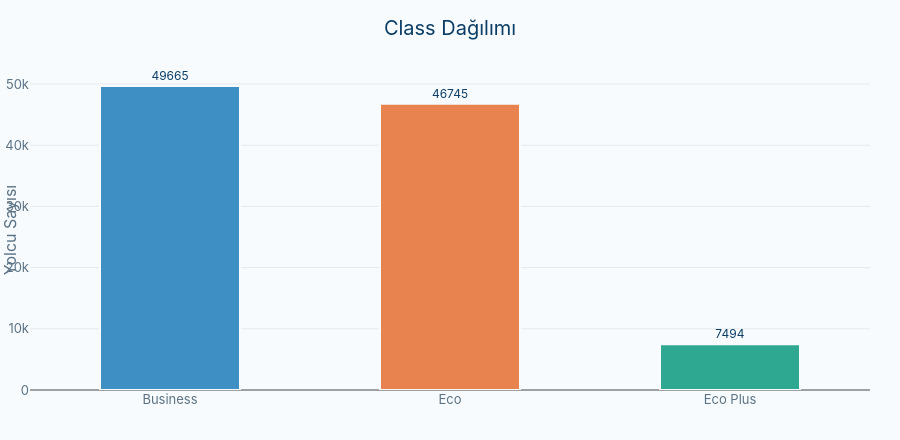

The notebook cell this image was saved under:
### Code cell
# ============================================================
# Class — Seyahat/Hizmet Sınıfı Dağılımı
# (demografik değil, seyahat özelliği olduğu için ayrı grafik)
# ============================================================
class_counts = df_train["Class"].value_counts()

fig_class = go.Figure(
    data=[
        go.Bar(
            x=class_counts.index,
            y=class_counts.values,
            marker=dict(color=AIRLINE_COLORS[: len(class_counts)], line=dict(color=AIRLINE_BG, width=2)),
            text=class_counts.values,
            textposition="outside",
            textfont=dict(size=12, color=AIRLINE_INK),
            width=0.5,
            hovertemplate="<b>%{x}</b><br>%{y:,} yolcu<extra></extra>",
        )
    ]
)

fig_class.update_layout(
    template="airline",
    title=dict(text="Class Dağılımı"),
    showlegend=False,
    yaxis=dict(title="Yolcu Sayısı"),
    height=440,
)

fig_class.show()

### Figure 1 — Plotly figure (JSON) as saved in the notebook; plotly's stock layout.template omitted (floating-point values rounded to 4 significant figures)
{"data": [{"hovertemplate": "<b>%{x}</b><br>%{y:,} yolcu<extra></extra>", "marker": {"color": ["#3E8FC4", "#E8834F", "#2FA891"], "line": {"color": "#F7FBFD", "width": 2}}, "text": [49660.0, 46740.0, 7494.0], "textfont": {"color": "#0B3D66", "size": 12}, "textposition": "outside", "type": "bar", "width": 0.5, "x": ["Business", "Eco", "Eco Plus"], "y": [49665, 46745, 7494]}], "layout": {"height": 440, "showlegend": false, "title": {"text": "Class Dağılımı"}, "yaxis": {"title": {"text": "Yolcu Sayısı"}}}}
